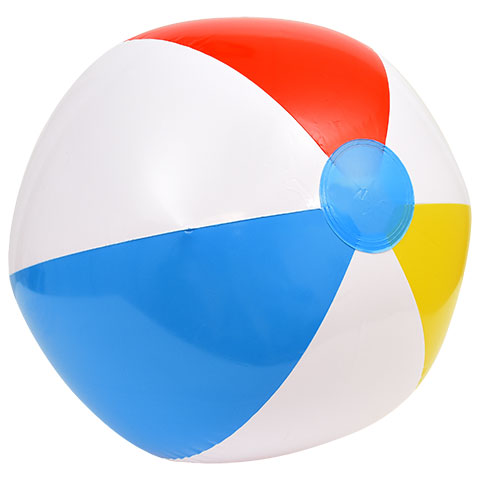
#> input picture ball.jpg, 480 x 480 px, given in place of the camera
$ python blob_detection_with_color.py   (older library calls are emulated)
#> lines starting #> are read from the running program, lines starting #| are printed output that depends on the picture; after the words box and inside, x2 and y2 are one past the last pixel; in counts of white or black regions, pixels touching at a corner belong together
# Standard imports
import cv2
import numpy as np;

# Read image
cam = cv2.VideoCapture(0)

while(1):
        ret, frame = cam.read()
#> frame is the input picture: shape (480, 480, 3); mean B, G, R 218.7, 203.7, 193.9

        if not ret:
            break

        canvas = frame.copy()

        lower = (130,150,80)  #130,150,80
        upper = (250,250,120) #250,250,120
        mask = cv2.inRange(frame, lower, upper)
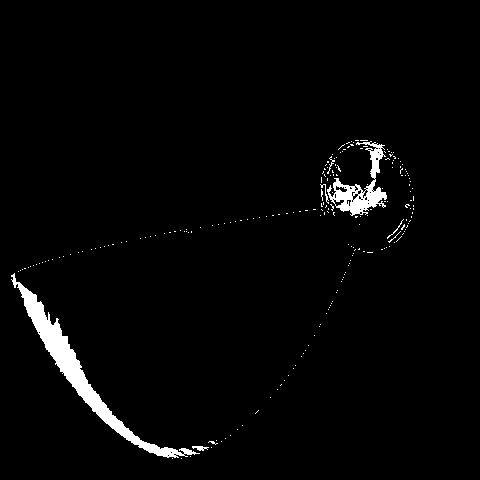
#> mask: shape (480, 480); 2.4% white; 216 white regions (210 under 20 px)
        try:
            # NB: using _ as the variable name for two of the outputs, as they're not used
            _, contours, _ = cv2.findContours(mask, cv2.RETR_EXTERNAL, cv2.CHAIN_APPROX_NONE)
#> contours = 216 contours, 213 with area under 20; largest, box (x1, y1, x2, y2) and area: (11, 273, 200, 458) 3206, (327, 141, 387, 216) 1432, (192, 446, 209, 451) 32
            blob = max(contours, key=lambda el: cv2.contourArea(el))
#> blob = contour of 602 points, box (x1, y1, x2, y2) (11, 273, 200, 458), area 3206
            M = cv2.moments(blob)
#> M = moments, m00 3206, centre m10/m00, m01/m00 = (79.51, 371.3)
            center = (int(M["m10"] / M["m00"]), int(M["m01"] / M["m00"]))
#> center = (79, 371)

            cv2.circle(canvas, center, 2, (0,0,255), -1)
#> canvas: shape (480, 480, 3); 0.01% of pixels changed, all inside (x1, y1, x2, y2) = (77, 369, 82, 374)

        except (ValueError, ZeroDivisionError):
            pass

        cv2.imshow('frame',frame)
        cv2.imshow('canvas',canvas)
        cv2.imshow('mask',mask)

        if cv2.waitKey(1) & 0xFF == ord('q'):
#> (key q is pressed here)
                break
cam.release()
cv2.destroyAllWindows()
